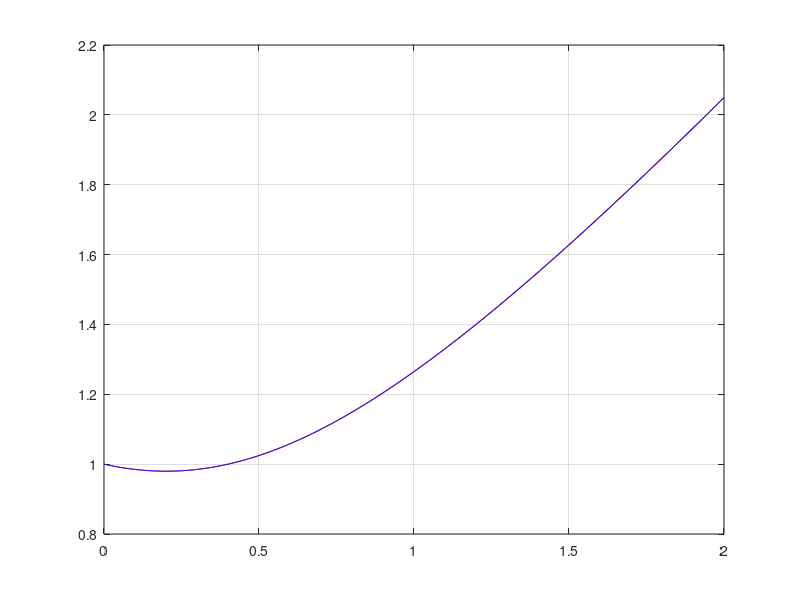

Source code (MATLAB):
clc
clear all
close all

p2 = 1;
n  = 0.2;

A = [0  1;
    -p2 -2*n];

lb = eig(A)
h = linspace(0, 2, 1000);

G1 = abs(1+h*lb(1));
G2 = abs(1+h*lb(2));

plot(h, G1, 'r');
hold on;
plot(h, G2, 'b');
grid on
